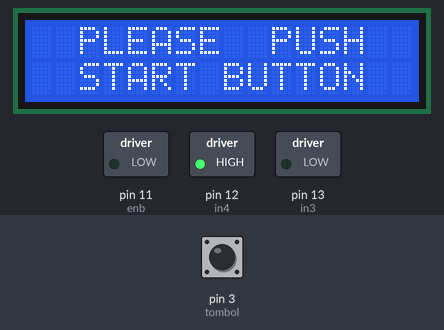
Recording of a sketch running on a simulated Arduino Uno, built with avr-gcc and run on an emulated ATmega328P. Parts: 16×2 character LCD, switched loads named in the sketch (green lamp = pin HIGH). The test bench sets the inputs (shaded band); at power-on: pin 3 (tombol) HIGH.

Above: at 4.3 s.
4.4 s: pin 3 (tombol) pulled LOW for 0.15 s
At 4.5 s:
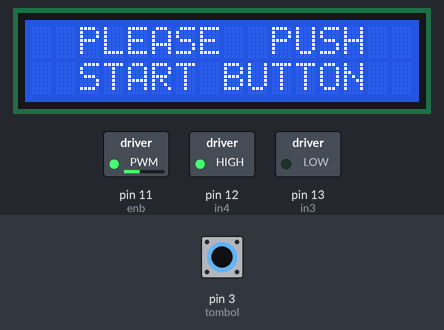
6.1 s: pin 3 (tombol) pulled LOW for 1 s
At 7.9 s:
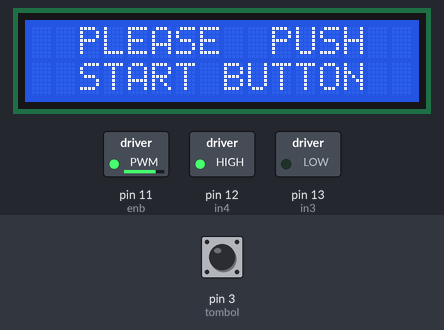
8.6 s: pin 3 (tombol) pulled LOW for 3.2 s
At 9.0 s:
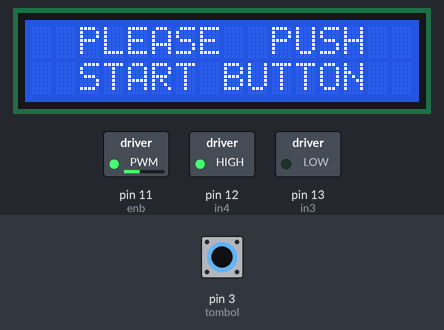
Timing chart, 0 to 13.3 s (numbered marks = the images above; inputs shaded):
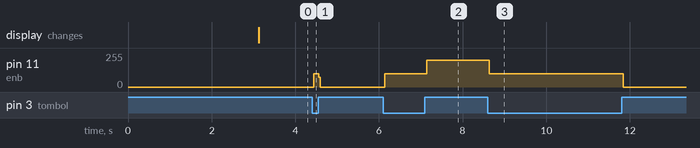

The sketch:

Motor_Push_Button_LCD_01.ino
```cpp
#include <LiquidCrystal_I2C.h>
#include <Wire.h>

LiquidCrystal_I2C lcd(0x27, 16, 2);

int in3 = 13;
int in4 = 12;
const int enb = 11;
const int tombol = 3;

void setup() {
  pinMode(enb, OUTPUT);
  pinMode(in3, OUTPUT);
  pinMode(in4, OUTPUT);
  pinMode(tombol, INPUT_PULLUP);
  digitalWrite(in3, LOW);
  digitalWrite(in4, HIGH);

  lcd.begin();
  lcd.setCursor(0,0);
  lcd.print("     ORANGE    ");
  lcd.setCursor(0,1);
  lcd.print("SORTING CONVEYER ");
  delay(3000);
  lcd.clear();
  lcd.setCursor(0,0);
  lcd.print("  PLEASE  PUSH  ");
  lcd.setCursor(0,1);
  lcd.print("  START BUTTON  ");
}

void loop(){
  pushbutton();
}


void pushbutton() {
analogWrite(enb, 0);
if (digitalRead(tombol) == LOW){analogWrite(enb, 200);if (digitalRead(tombol) == HIGH){delay(1000);goto nyala;}}
goto mati;

nyala:
analogWrite(enb, 200);
if (digitalRead(tombol) == LOW){analogWrite(enb, 0);if (digitalRead(tombol) == HIGH){delay(1000);goto mati;}}
goto nyala;

mati:
analogWrite(enb, 0);
if (digitalRead(tombol) == LOW){analogWrite(enb, 200);if (digitalRead(tombol) == HIGH){delay(1000);goto nyala;}}
goto mati;

}
```

Measured:
- after the input at 4.4 s, pin 11 (enb): 0/255 → 99/255 at once, → 0/255 0.12 s later
- after the input at 6.1 s, pin 11 (enb): 0/255 → 99/255 at once, → 200/255 1.0 s later
- after the input at 8.6 s, pin 11 (enb): 200/255 → 99/255 at once, → 0/255 3.2 s later
